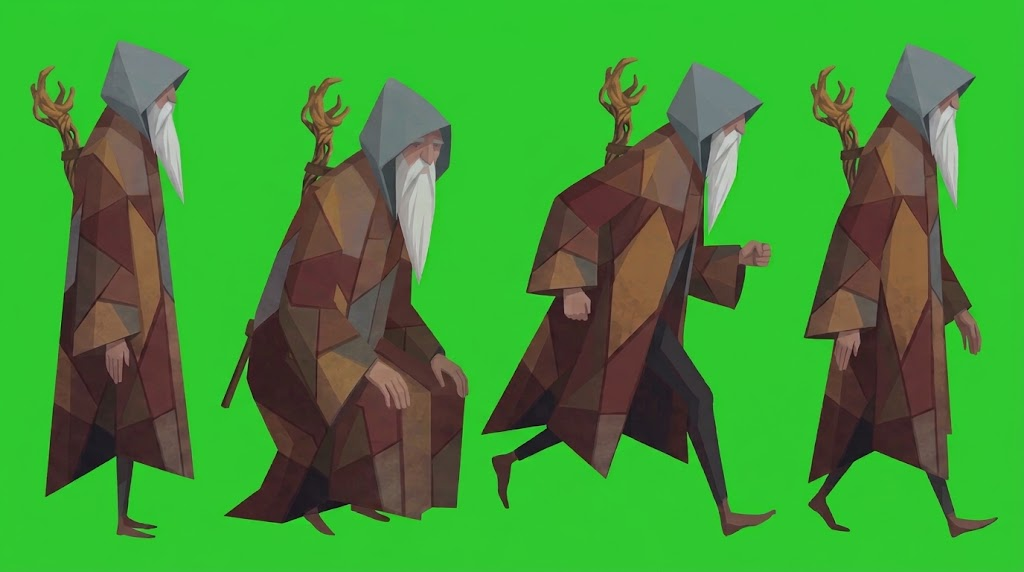
#> input picture raw/master_mason/anim/_fuentes/baston_lamina_poses.png, 1024 x 572 px, given in place of c_01.png, which was not available; the run also reads 1 picture not shown here
$ python objetos_prueba.py ../../master_mason/anim/_fuentes/baston_lamina_poses.png
#> lines starting #> are read from the running program, lines starting #| are printed output that depends on the picture; after the words box and inside, x2 and y2 are one past the last pixel; in counts of white or black regions, pixels touching at a corner belong together; pictures that were not available may be replaced by others from this repository, and a replacement may not be noted
### raw/master_mason/anim/_fuentes/referencias_trepar_bajar.py
"""Referencias 1080x1920 (9:16) para los videos de TREPAR un muro alto y de
BAJAR de el de un saltito (prompt_trepar.txt, prompt_bajar_saltando.txt; Flow,
fotogramas a video). Empiezan y acaban en el reposo del juego (peregrino_respirando
c_01, sin baston: el guardado lo pinta el juego encima):
  referencia_trepar_inicio.png  abajo, pegado al muro (mirando a la derecha)
  referencia_trepar_fin.png     de pie encima del muro, un paso dentro del borde
  referencia_bajar_inicio.png   de pie encima del muro, junto al borde
  referencia_bajar_fin.png      abajo, a un paso largo del muro (donde cae)
En vertical porque abajo y arriba no caben en 16:9 con el personaje a su tamano
de master (1:1, como todas las referencias): el muro mide 1,15 del alto del
peregrino (algo por encima de la capucha: llega al borde con los brazos en alto).
Suelo en y=1880, croma #24D732. El muro es de relleno (sillares low-poly de
piedra clara, como el de empujar): esta quieto, asi que se quita restando su
imagen.
Y para SUBIRSE A UN SILLAR MEDIANO (prompt_trepar_mediano.txt), en 16:9 (1920x1080,
suelo en y=1040: a esta altura cabe de pie arriba), con el mismo sillar del
empuje v1 (0,55 del alto, referencias_empujar.py):
  referencia_trepar_mediano_inicio.png  abajo, pegado al sillar
  referencia_trepar_mediano_fin.png     de pie encima del sillar
Y para CAER de algo alto (prompt_caer.txt), otra vez en vertical, con una
plataforma de 1,8 del alto (la de bajar de un saltito, mas alta):
  referencia_caer_inicio.png  de pie encima, junto al borde
  referencia_caer_fin.png     abajo, al pie, donde se levanta  python referencias_trepar_bajar.py [carpeta de salida; por defecto esta]"""
import os
import sys

import numpy as np
from PIL import Image, ImageDraw
from scipy.spatial import Delaunay

AQUI = os.path.dirname(os.path.abspath(__file__))
ANIM = os.path.dirname(AQUI)
SALIDA = sys.argv[1] if len(sys.argv) > 1 else AQUI
VERDE = (36, 215, 50, 255)
ANCHO, ALTO, SUELO = 1080, 1920, 1880         # SUELO: fila de la planta del pie abajo
SS = 3                                        # supermuestreo del muro

rep = Image.open(os.path.join(ANIM, 'peregrino_respirando', '04_limpios', 'c_01.png')).convert('RGBA')
op = np.asarray(rep)[..., 3] > 128
#> op: shape (572, 1024) bool; every value is 1
ys, xs = np.where(op)
H = ys.max() - ys.min()                       # 627: alto del peregrino
#> H = 571
PIE_Y = ys.max()                              # 677
#> PIE_Y = 571
pies = np.where(op[PIE_Y - 25:PIE_Y + 1].any(0))[0]
#> pies = 1024 values from 0 to 1023
TALON, PUNTA = pies.min(), pies.max()         # 285 y 336
#> TALON = 0; PUNTA = 1023
ESPALDA, DELANTE = xs.min(), xs.max()         # 194 y 383
#> ESPALDA = 0; DELANTE = 1023

HM = round(1.15 * H)                          # alto del muro
#> HM = 657
ARRIBA = SUELO - HM + 1                       # fila de arriba del muro (la base en SUELO)
#> ARRIBA = 1224
WM = 600                                      # ancho del muro que se ve
# trepar: el muro a la derecha, su cara en CARA_T
CARA_T = ANCHO - WM
PEGADO = round(0.08 * H)                      # de la punta del pie a la cara: el abrigo casi la toca
#> PEGADO = 46
DENTRO = round(0.22 * H)                      # del borde al talon, de pie arriba al acabar
#> DENTRO = 126
# bajar: el muro a la izquierda, su borde en BORDE_B
BORDE_B = 540
ASOMA = round(0.10 * H)                       # de la punta del pie al borde, arriba al empezar
#> ASOMA = 57
CAE = round(0.35 * H)                         # del pie del muro al talon, abajo al acabar (saltito)
#> CAE = 200


def muro(w, h, semilla=11):
    """Muro de sillares low-poly visto de lado: hiladas con las juntas
    desfasadas, cada sillar con sus caras planas; la cara y el filo de arriba,
    rectos."""
#> called with w = 600, h = 657, semilla = 11
    rng = np.random.default_rng(semilla)
    W, Hh = w * SS, h * SS
#> W = 1800; Hh = 1971
    img = Image.new('RGBA', (W, Hh), (118, 110, 96, 255))   # el mortero, en las juntas
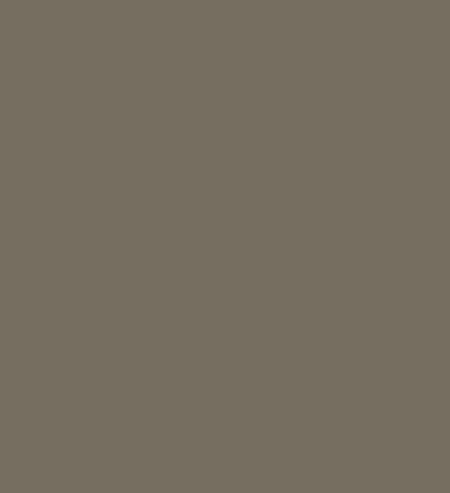
#> img: PIL image 1800x1971 RGBA (shown at 1/4 size); mean R, G, B, A 118, 110, 96, 255
    d = ImageDraw.Draw(img)
    junta = 3 * SS
    hiladas = max(1, round(h / 144.2))        # hiladas de ~144 px: 5 en el muro de 1,15
#> hiladas = 5
    alto = Hh / hiladas
#> alto = 394.2
    base = np.array([172, 163, 145], float)  # caliza clara, la del sillar de empujar
    for f in range(hiladas):
        y0, y1 = f * alto, (f + 1) * alto
        x = 0.0
        while x < W - 1:
            largo = rng.uniform(1.1, 1.8) * alto
            if x == 0 and f % 2 == 1:         # hiladas alternas, juntas desfasadas
                largo *= 0.55
            x0, x1 = x, min(W, x + largo)
            if W - x1 < 0.5 * alto:           # sin trocitos al final
                x1 = W
            bx0 = x0 + (junta / 2 if x0 > 0 else 0)
            bx1 = x1 - (junta / 2 if x1 < W else 0)
            by0 = y0 + (junta / 2 if f > 0 else 0)
            by1 = y1 - (junta / 2 if f < hiladas - 1 else 0)
            pts = [(bx0, by0), (bx1, by0), (bx1, by1), (bx0, by1),
                   ((bx0 + bx1) / 2, by0), ((bx0 + bx1) / 2, by1), (bx0, (by0 + by1) / 2), (bx1, (by0 + by1) / 2)]
            for _ in range(7):
                pts.append((rng.uniform(bx0, bx1), rng.uniform(by0, by1)))
            pts = np.array(pts)
            tono = rng.uniform(-0.05, 0.05)   # cada sillar algo distinto
            for s in Delaunay(pts).simplices:
                p = pts[s]
                cy = (p[:, 1].mean() - by0) / (by1 - by0)
                gy = p[:, 1].mean() / Hh
                luz = 1.08 - 0.12 * cy - 0.10 * gy + tono + rng.uniform(-0.07, 0.07)
                col = tuple(int(v) for v in np.clip(base * luz, 0, 255)) + (255,)
                d.polygon([tuple(q) for q in p], fill=col)
            x = x1
#> this loop made 5 passes
#> (y0, y1) on passes 1 to 5: (0, 394.2), (394.2, 788.4), (788.4, 1182.6), (1182.6, 1576.8), (1576.8, 1971)
    arr = np.asarray(img).astype(float)
    yy = np.arange(Hh)[:, None]
    arr[..., :3] *= np.where(yy < 5 * SS, 1.07, 1.0)[..., None]       # filo de arriba, a la luz
    arr[..., :3] *= np.where(yy > Hh - 8 * SS, 0.88, 1.0)[..., None]  # pie del muro
    img = Image.fromarray(np.clip(arr, 0, 255).astype(np.uint8))
    return img.resize((w, h), Image.LANCZOS)


m = muro(WM, HM)
m_bajar = m.transpose(Image.FLIP_LEFT_RIGHT)  # la cara recta, a la derecha: el borde del que baja
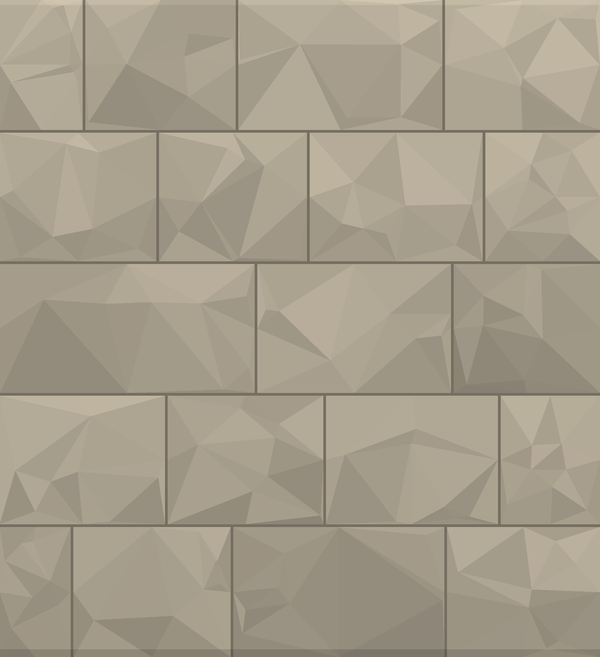
#> m_bajar: PIL image 600x657 RGBA; mean R, G, B, A 165.9, 157.1, 139.7, 255
X_ABAJO_T = CARA_T - PEGADO - PUNTA
#> X_ABAJO_T = -589
X_ARRIBA_T = CARA_T + DENTRO - TALON
#> X_ARRIBA_T = 606
X_ARRIBA_B = BORDE_B - ASOMA - PUNTA
#> X_ARRIBA_B = -540
X_ABAJO_B = BORDE_B + CAE - TALON
#> X_ABAJO_B = 740
Y_ABAJO = SUELO - PIE_Y
#> Y_ABAJO = 1309
Y_ARRIBA = ARRIBA - 1 - PIE_Y                 # la planta del pie sobre el filo del muro
#> Y_ARRIBA = 652
casos = (('referencia_trepar_inicio.png', m, CARA_T, X_ABAJO_T, Y_ABAJO),
         ('referencia_trepar_fin.png', m, CARA_T, X_ARRIBA_T, Y_ARRIBA),
         ('referencia_bajar_inicio.png', m_bajar, BORDE_B - WM, X_ARRIBA_B, Y_ARRIBA),
         ('referencia_bajar_fin.png', m_bajar, BORDE_B - WM, X_ABAJO_B, Y_ABAJO))
for nombre, img_muro, xm, x0, y0 in casos:
    lien = Image.new('RGBA', (ANCHO, ALTO), VERDE)
    lien.alpha_composite(img_muro, (max(xm, 0), ARRIBA), (max(-xm, 0), 0))
    lien.alpha_composite(rep, (x0, y0))
    lien.convert('RGB').save(os.path.join(SALIDA, nombre))
    print('%-30s peregrino x %d-%d, pies en %d' % (nombre, x0 + ESPALDA, x0 + DELANTE, y0 + PIE_Y))
#> this loop made 4 passes
#> (nombre, xm, x0, y0) on passes 1 to 4: ('referencia_trepar_inicio.png', 480, -589, 1309), ('referencia_trepar_fin.png', 480, 606, 652), ('referencia_bajar_inicio.png', -60, -540, 652), ('referencia_bajar_fin.png', -60, 740, 1309)
#> (printed output is left out)
#> pass 1, `lien.convert('RGB').save(os.path.join(SALIDA, nombre))`:
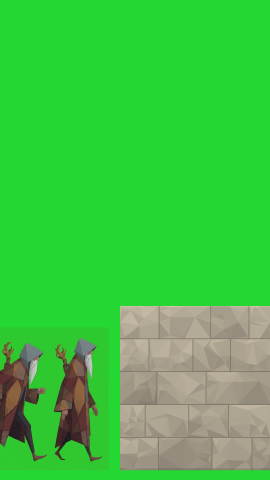
#> saved as referencia_trepar_inicio.png: PIL image 1080x1920 RGB (shown at 1/4 size); mean R, G, B 64.2, 196.1, 67.5
#> after the loop:
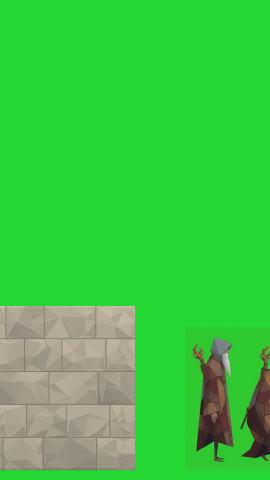
#> lien: PIL image 1080x1920 RGBA (shown at 1/4 size); mean R, G, B, A 60.7, 198.7, 65.5, 255
print('H %d  muro %dx%d (arriba en %d)  trepar: cara %d  bajar: borde %d'
      % (H, WM, HM, ARRIBA, CARA_T, BORDE_B))
#| H 571  muro 600x657 (arriba en 1224)  trepar: cara 480  bajar: borde 540

# Subirse al sillar mediano (el del empuje v1), en 16:9
sys.path.insert(0, AQUI)
import referencias_empujar as E               # noqa: E402

fb, fw = E.VARIANTES['v1'][:2]
hs, ws = round(fb * H), round(fw * H)         # 345 x 389
#> hs = 314; ws = 354
sillar_m = E.sillar(ws, hs)                   # el mismo sillar del empuje v1
SUELO_M = 1040
ARRIBA_M = SUELO_M - hs + 1                   # fila de arriba del sillar
# de la espalda al empezar al filo derecho del sillar, centrado en el cuadro
CARA_M = (1920 - (ws + PEGADO + PUNTA - ESPALDA)) // 2 + PEGADO + PUNTA - ESPALDA
for nombre, x0, y0 in (('referencia_trepar_mediano_inicio.png', CARA_M - PEGADO - PUNTA, SUELO_M - PIE_Y),
                       ('referencia_trepar_mediano_fin.png', CARA_M + DENTRO - TALON, ARRIBA_M - 1 - PIE_Y)):
    lien = Image.new('RGBA', (1920, 1080), VERDE)
    lien.alpha_composite(sillar_m, (CARA_M, ARRIBA_M))
    lien.alpha_composite(rep, (x0, y0))
    lien.convert('RGB').save(os.path.join(SALIDA, nombre))
    print('%-38s peregrino x %d-%d y %d-%d' % (nombre, x0 + ESPALDA, x0 + DELANTE, y0 + ys.min(), y0 + PIE_Y))
print('sillar mediano %dx%d, cara en %d, arriba en %d' % (ws, hs, CARA_M, ARRIBA_M))

# CAER de algo alto (prompt_caer.txt), en vertical: una plataforma de 1,8 del alto
# (mas que el muro de bajar de un saltito); de pie arriba junto al borde, y abajo
# donde se levanta, al pie. (Si Flow bloquea el prompt, plan B sin plataforma:
# prompt_aterrizaje.txt, referencias en referencias_coger_tirar_tumbarse.py.)
HC = round(1.8 * H)
ARRIBA_C = SUELO - HC + 1
m_caer = muro(WM, HC, semilla=12).transpose(Image.FLIP_LEFT_RIGHT)
CAE_C = round(0.30 * H)                       # del pie de la plataforma al talon, abajo
for nombre, x0, y0 in (('referencia_caer_inicio.png', BORDE_B - ASOMA - PUNTA, ARRIBA_C - 1 - PIE_Y),
                       ('referencia_caer_fin.png', BORDE_B + CAE_C - TALON, SUELO - PIE_Y)):
    lien = Image.new('RGBA', (ANCHO, ALTO), VERDE)
    lien.alpha_composite(m_caer, (0, ARRIBA_C), (WM - BORDE_B, 0))
    lien.alpha_composite(rep, (x0, y0))
    lien.convert('RGB').save(os.path.join(SALIDA, nombre))
    print('%-30s peregrino x %d-%d y %d-%d' % (nombre, x0 + ESPALDA, x0 + DELANTE, y0 + ys.min(), y0 + PIE_Y))
print('plataforma de caer %dx%d, arriba en %d, borde en %d' % (WM, HC, ARRIBA_C, BORDE_B))

### raw/master_builder/anim/_fuentes/referencias_empujar.py
"""Referencias 1920x1080 para el video de EMPUJAR (Flow, fotogramas a video):
  referencia_empujar[_v2]_inicio.png  el reposo del juego (peregrino_respirando
      c_01, sin baston: el guardado lo pinta el juego encima) con un sillar
      delante;
  referencia_empujar[_v2]_fin.png     lo mismo desplazado D a la derecha (lo
      que lo ha empujado).
Variantes:
  v1  prompt_empujar.txt: sillar mediano, algo por encima de la cintura, a medio
      paso (las manos acaban en su filo de arriba).
  v2  prompt_empujar_v2.txt: sillar alto (hasta los hombros) con la cara de
      empuje recta, a un brazo de distancia: empuja a media altura con las
      manos enteras planas y en vertical, como una puerta. Las manos a ~0,45
      del alto valen para el sillar de v1 (filo a 0,55) y para todo lo mas alto.
Casilla master 1:1 (584x720), pies en y=1040, croma #24D732. El sillar es de
relleno (low-poly, piedra clara para separarlo bien de la tunica oscura): se
quita al montar y el juego pone sus objetos. referencias_trepar_bajar.py usa el
mismo sillar mediano (sillar() y VARIANTES['v1']) para subirse a el.
  python referencias_empujar.py [v1|v2] [carpeta de salida; por defecto esta]"""
import os
import sys

import numpy as np
from PIL import Image, ImageDraw
from scipy.spatial import Delaunay

AQUI = os.path.dirname(os.path.abspath(__file__))
ANIM = os.path.dirname(AQUI)
VERDE = (36, 215, 50, 255)
SS = 3                                        # supermuestreo del sillar
# alto y ancho del sillar y hueco de la punta del pie a su cara (fracciones del
# alto del peregrino), cara de empuje recta, puntos de las caras, sufijo
VARIANTES = {
    'v1': (0.55, 0.62, 0.20, False, 26, ''),
    'v2': (0.90, 0.70, 0.35, True, 46, '_v2'),
}


def peregrino():
    """El reposo del juego y sus medidas: imagen, alto, fila de la planta, x de
    la espalda, del talon, de la punta del pie y de lo mas adelantado."""
    rep = Image.open(os.path.join(ANIM, 'peregrino_respirando', '04_limpios', 'c_01.png')).convert('RGBA')
    op = np.asarray(rep)[..., 3] > 128
    ys, xs = np.where(op)
    pie_y = ys.max()                          # 677
    pies = np.where(op[pie_y - 25:pie_y + 1].any(0))[0]
    return rep, ys.max() - ys.min(), pie_y, xs.min(), pies.min(), pies.max(), xs.max()


def sillar(w, h, recta=False, puntos=26, semilla=7):
    """Bloque de piedra low-poly de perfil: contorno algo picado y caras planas;
    recta: la cara de la izquierda (la de empuje) sin picar."""
#> called with w = 354, h = 314, recta = False, puntos = 26, semilla = 7
    rng = np.random.default_rng(semilla)
    W, Hh = w * SS, h * SS
#> W = 1062; Hh = 942
    c = 11 * SS                               # chaflan de las esquinas
    borde = []
    # cuatro lados con las esquinas achaflanadas; la base, recta (apoya en el suelo)
    for (x0, y0), (x1, y1) in (((c, 0), (W - c, 0)), ((W, c), (W, Hh - 2)), ((W - c, Hh), (c, Hh)), ((0, Hh - 2), (0, c))):
        for i in range(5):
            t = i / 5
            x, y = x0 + (x1 - x0) * t, y0 + (y1 - y0) * t
            if i > 0 and x0 == x1:            # pica los costados (la cara de empuje, recta en v2)
                picado = rng.uniform(-1.5, 1.5) * SS
                if not (recta and x0 == 0):
                    x += picado
            elif i > 0 and y0 == 0:           # y el filo de arriba
                y += rng.uniform(-1.5, 1.5) * SS
            borde.append((x, y))
#> this loop made 4 passes
#> (x0, y0, x1, y1) on passes 1 to 4: (33, 0, 1029, 0), (1062, 33, 1062, 940), (1029, 942, 33, 942), (0, 940, 0, 33)
#> after the loop, borde = 20 items, first 6: (33, 0), (232.2, 1.13), (431.4, 3.57), (630.6, 2.48), (829.8, -2.47), (1062, 33)
    pts = list(borde)
#> pts has the same summary as borde
    for _ in range(puntos):
        pts.append((rng.uniform(0.08, 0.92) * W, rng.uniform(0.08, 0.92) * Hh))
#> after the loop, pts = 46 pairs, first value -1.99 to 1065.4, second value -2.47 to 942
    pts = np.array(pts)
    tri = Delaunay(pts)
    img = Image.new('RGBA', (W, Hh), (0, 0, 0, 0))
#> img: PIL image 1062x942 RGBA; every value is 0
    mask = Image.new('L', (W, Hh), 0)
#> mask: PIL image 1062x942 L; every value is 0
    ImageDraw.Draw(mask).polygon([tuple(p) for p in borde], fill=255)
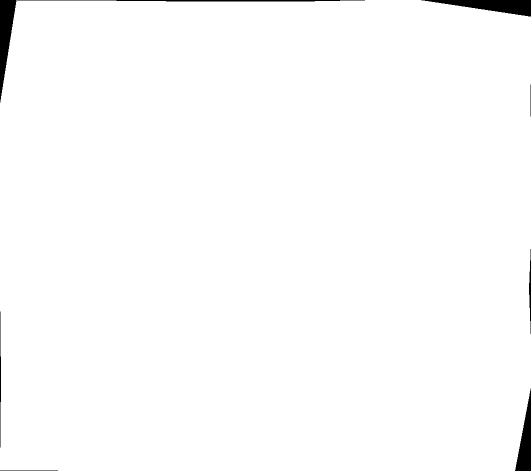
#> mask: PIL image 1062x942 L (shown at 1/2 size); 98.8% white; 8 black regions, largest, box (x1, y1, x2, y2) and area: (843, 0, 1062, 33) 3702, (0, 0, 33, 205) 3444, (1030, 777, 1062, 942) 2676
    d = ImageDraw.Draw(img)
    base = np.array([172, 163, 145], float)  # caliza clara, algo gris: piedra, no carton
    for s in tri.simplices:
        p = pts[s]
        cy = p[:, 1].mean() / Hh
        luz = 1.08 - 0.22 * cy + rng.uniform(-0.09, 0.09)   # mas claro arriba, caras marcadas
        col = tuple(int(v) for v in np.clip(base * luz, 0, 255)) + (255,)
        d.polygon([tuple(q) for q in p], fill=col)
#> this loop made 77 passes
#> (s, p, cy, luz, col) on passes 1 to 4: ([22, 9, 10], [[973, 702.6], [1064.9, 758.6], [1029, 942]], 0.85, 0.882, (151, 143, 127, 255)), ([22, 11, 36], [[973, 702.6], [829.8, 942], [655.6, 662.3]], 0.816, 0.854, (146, 139, 123, 255)), ([11, 22, 10], [[829.8, 942], [973, 702.6], [1029, 942]], 0.915, 0.861, (148, 140, 124, 255)), ([6, 5, 7], [[1060.2, 214.4], [1062, 33], [1065.4, 395.8]], 0.228, 0.957, (164, 156, 138, 255))
    # filo de arriba algo mas claro y pie algo mas oscuro, como el sombreado del personaje
    arr = np.asarray(img).astype(float)
#> arr: shape (942, 1062, 4) float64
    yy = np.arange(Hh)[:, None]
    arr[..., :3] *= np.where(yy < 6 * SS, 1.07, 1.0)[..., None]
    arr[..., :3] *= np.where(yy > Hh - 10 * SS, 0.86, 1.0)[..., None]
    arr[..., 3] = np.asarray(mask)
    img = Image.fromarray(np.clip(arr, 0, 255).astype(np.uint8))
    return img.resize((w, h), Image.LANCZOS)
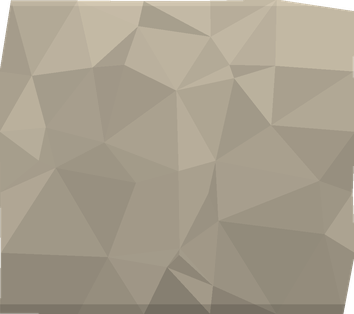
#> returned value: PIL image 354x314 RGBA; mean R, G, B, A 165, 156.3, 138.9, 251.9; transparent parts drawn white
#> `ARRIBA_M = SUELO_M - hs + 1`: ARRIBA_M = 727
#> `CARA_M = (1920 - (ws + PEGADO + PUNTA - ESPALDA)) // 2 + PEGADO + PUNT..`: CARA_M = 1317
#> the loop `for nombre, x0, y0 in (('referencia_trepar_mediano_inicio.png', CARA_M..` made 2 passes
#> (nombre, x0, y0) on passes 1 to 2: ('referencia_trepar_mediano_inicio.png', 248, 469), ('referencia_trepar_mediano_fin.png', 1443, 155)
#> (printed output is left out)
#> pass 1, `lien = Image.new('RGBA', (1920, 1080), VERDE)`:
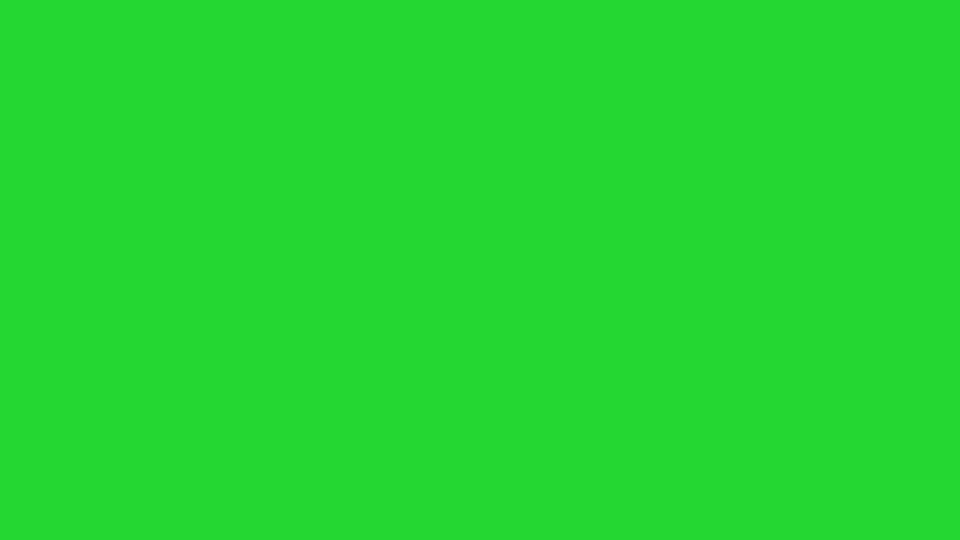
#> lien: PIL image 1920x1080 RGBA (shown at 1/2 size); mean R, G, B, A 36, 215, 50, 255
#| sillar mediano 354x314, cara en 1317, arriba en 727
#> (the rest of the program and of its run is left out)
